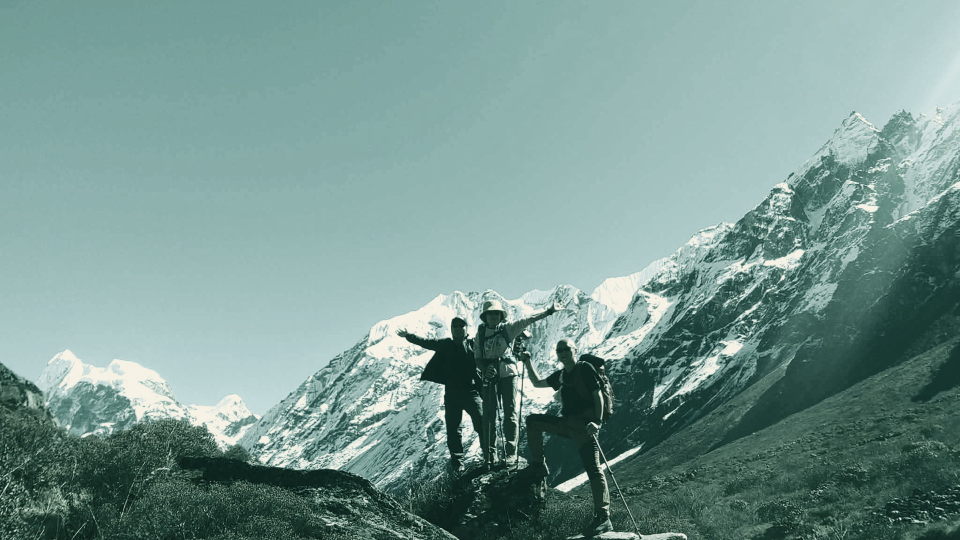
#> input picture marketing/showreel-trek/assets/poster-2k.jpg, 1920 x 1080 px, given in place of together-in-the-mountains.jpg, which was not available (shown at 1/2 size)
$ python prep-photos.py
#> lines starting #> are read from the running program, lines starting #| are printed output that depends on the picture; pictures that were not available may be replaced by others from this repository, and a replacement may not be noted
#!/usr/bin/env python3
"""Grade the site's real trek photos (public/images/trek-memories) into the film palette:
a luminance gradient map forest -> mist -> paper with a little of the original colour kept, so people, flags and peaks stay readable.
Writes assets/*.jpg (the poster also at 4K)."""
import numpy as np, sys
from PIL import Image, ImageFilter
SRC = '/home/user/dremscape-frontend/public/images/trek-memories/'
STOPS = [(0.00, (7, 26, 20)), (0.30, (21, 61, 47)), (0.58, (105, 148, 128)), (0.82, (205, 223, 212)), (1.00, (249, 250, 248))]
WARM = np.array([228, 201, 138], dtype=np.float32)       # the gold, only in the brightest highlights (alpenglow / sun)

def gmap(L):
    xs = [s[0] for s in STOPS]; out = np.zeros(L.shape + (3,), np.float32)
    for c in range(3): out[..., c] = np.interp(L, xs, [s[1][c] for s in STOPS])
    return out

def grade(im, keep=0.22, warm=0.18):
    a = np.asarray(im.convert('RGB'), dtype=np.float32) / 255
    L = 0.2126 * a[..., 0] + 0.7152 * a[..., 1] + 0.0722 * a[..., 2]
    L = np.clip((L - 0.03) / 0.9, 0, 1) ** 0.68
    g = gmap(L)
    gray = (L * 255)[..., None]
    col = gray + (a * 255 - gray) * 0.55                  # original colour, desaturated
    out = g * (1 - keep) + col * keep
    hi = np.clip((L - 0.86) / 0.14, 0, 1)[..., None]        # warm the very brightest pixels
    out = out * (1 - warm * hi) + WARM * (warm * hi)
    return Image.fromarray(np.clip(out, 0, 255).astype(np.uint8))

def cover(im, w, h, fx=0.5, fy=0.5):
    s = max(w / im.width, h / im.height); im = im.resize((round(im.width * s), round(im.height * s)), Image.LANCZOS)
    x = round((im.width - w) * fx); y = round((im.height - h) * fy); return im.crop((x, y, x + w, y + h))

if __name__ == '__main__':
    out = sys.argv[1] if len(sys.argv) > 1 else 'assets/'
    jobs = {                                                    # name: (source, w, h, fx, fy)
        'poster-2k': ('together-in-the-mountains', 1920, 1080, 0.5, 0.62),
        'poster-4k': ('together-in-the-mountains', 3840, 2160, 0.5, 0.62),
        'range':     ('a-pause-on-the-ridge', 1920, 1080, 0.5, 0.55),
        'flags':     ('prayer-flags-and-friends', 1536, 2048, 0.5, 0.5),
        'walkers':   ('ridge-walkers', 1536, 2048, 0.5, 0.5),
        'path':      ('mountain-path', 1536, 2048, 0.5, 0.5),
        'hill':      ('open-hillside-walkers', 1536, 2048, 0.5, 0.5),
        'sun':       ('home-slide-3', 1920, 1080, 0.5, 0.5),
    }
    for k, (n, w, h, fx, fy) in jobs.items():
        im = grade(cover(Image.open(SRC + n + '.jpg'), w, h, fx, fy))
#> in cover, `s = max(w / im.width, h / im.height)`: s = 1
#> in cover, im is the input picture: PIL image 1920x1080 RGB; mean R, G, B 119.2, 150.6, 144.8
#> in grade, `L = 0.2126 * a[..., 0] + 0.7152 * a[..., 1] + 0.0722 * a[..., 2]`:
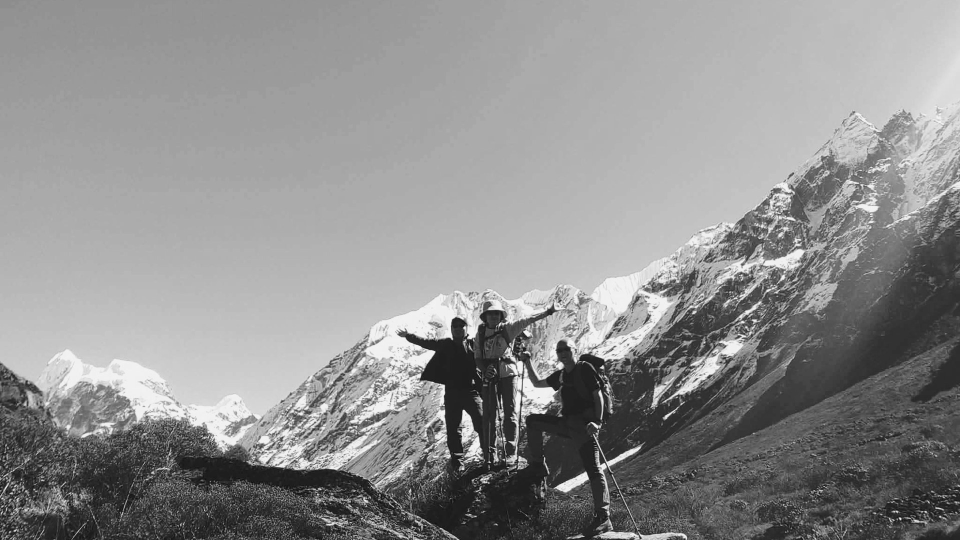
#> L: shape (1080, 1920) float32 (shown at 1/2 size); min 0.0224, max 0.996, mean 0.563
#> in grade, `L = np.clip((L - 0.03) / 0.9, 0, 1) ** 0.68`:
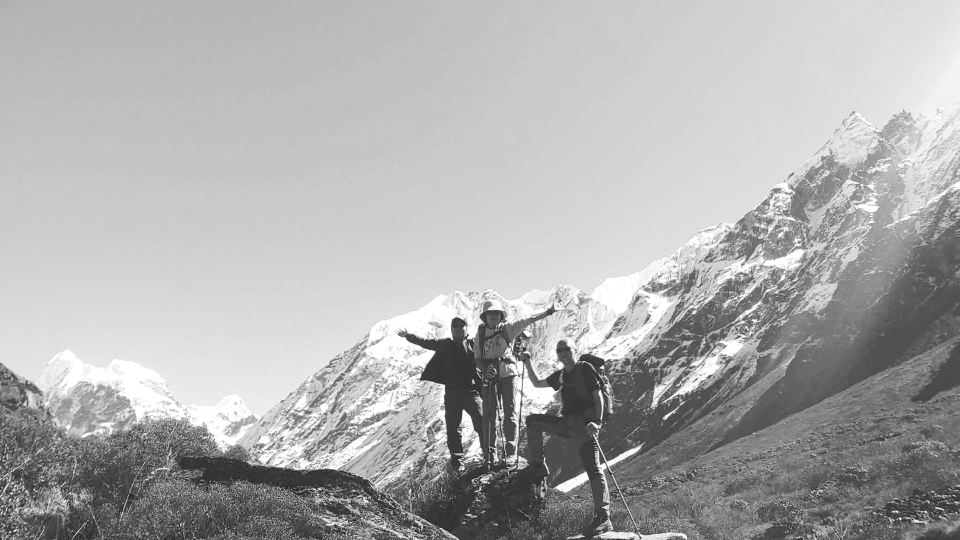
#> L: shape (1080, 1920) float32 (shown at 1/2 size); min 0, max 1, mean 0.683
#> after the loop in gmap, `for c in range(3): out[..., c] = np.interp(L, xs, [s[1][c] for s in ST..`:
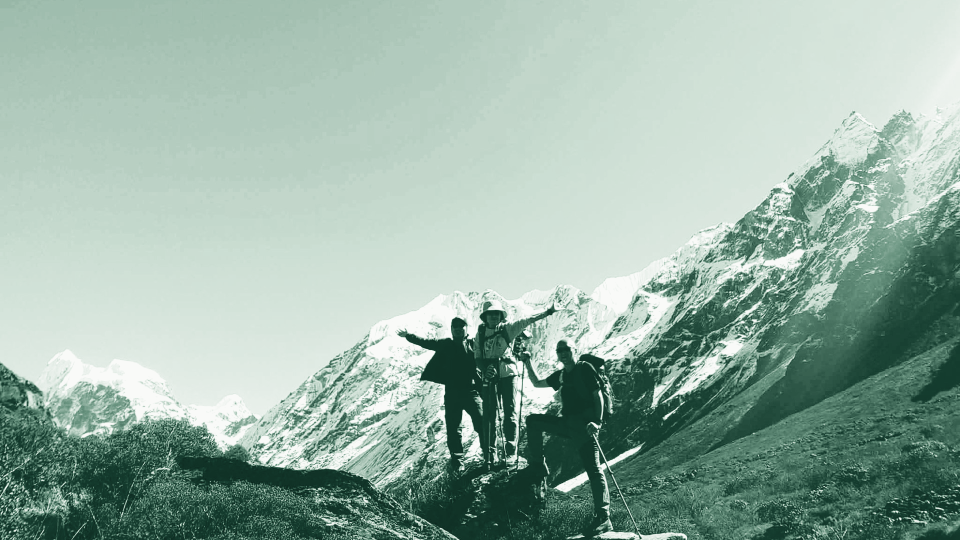
#> out: shape (1080, 1920, 3) float32 (shown at 1/2 size); mean of channels 0, 1, 2 153.4, 178.1, 165.4; drawn as R, G, B
#> in grade, `col = gray + (a * 255 - gray) * 0.55`:
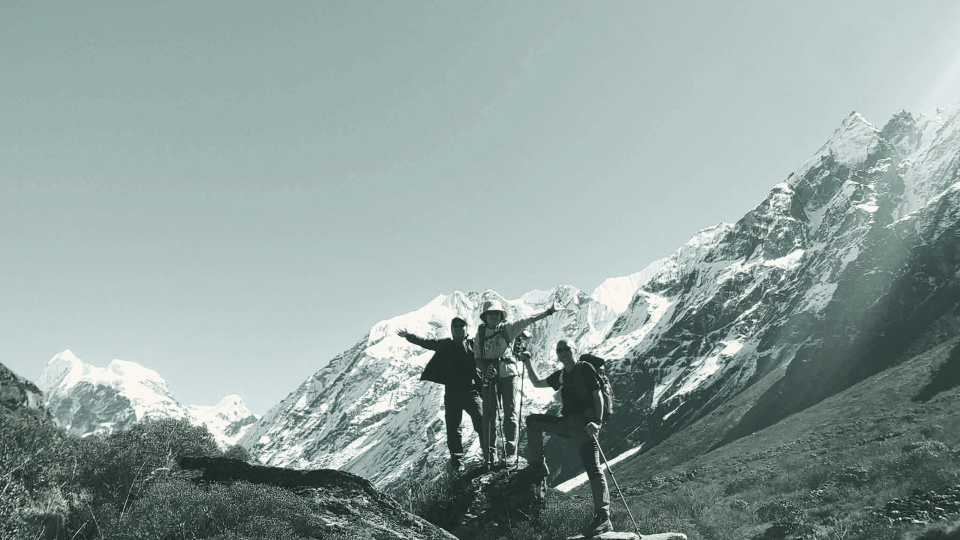
#> col: shape (1080, 1920, 3) float32 (shown at 1/2 size); mean of channels 0, 1, 2 143.9, 161.2, 158.1; drawn as R, G, B
#> in grade, `hi = np.clip((L - 0.86) / 0.14, 0, 1)[..., None]`:
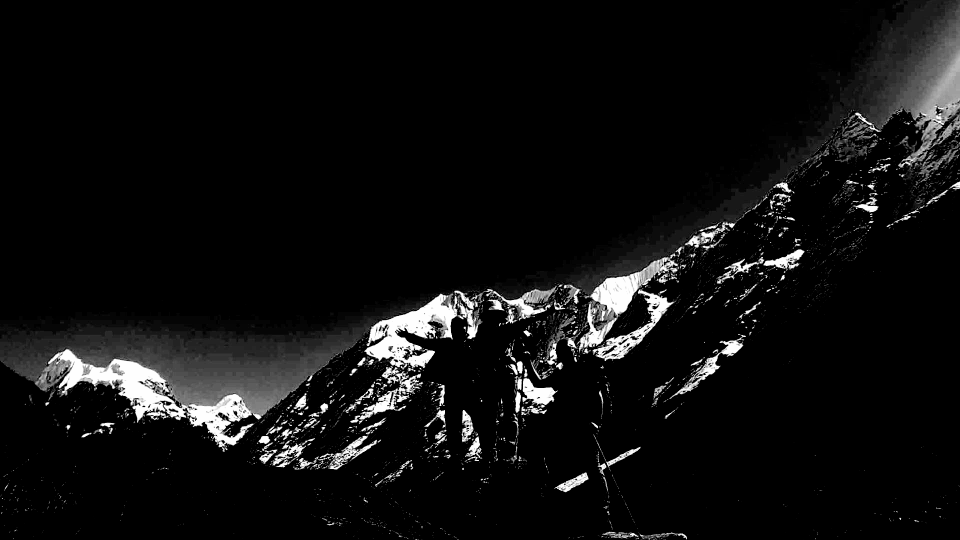
#> hi: shape (1080, 1920, 1) float32 (shown at 1/2 size); min 0, max 1, mean 0.0607
        im.save(f'{out}{k}.jpg', quality=88, optimize=True, subsampling=0); print(k, im.size)
#| poster-2k (1920, 1080)
#> pass 3 of the loop `for k, (n, w, h, fx, fy) in jobs.items():`:
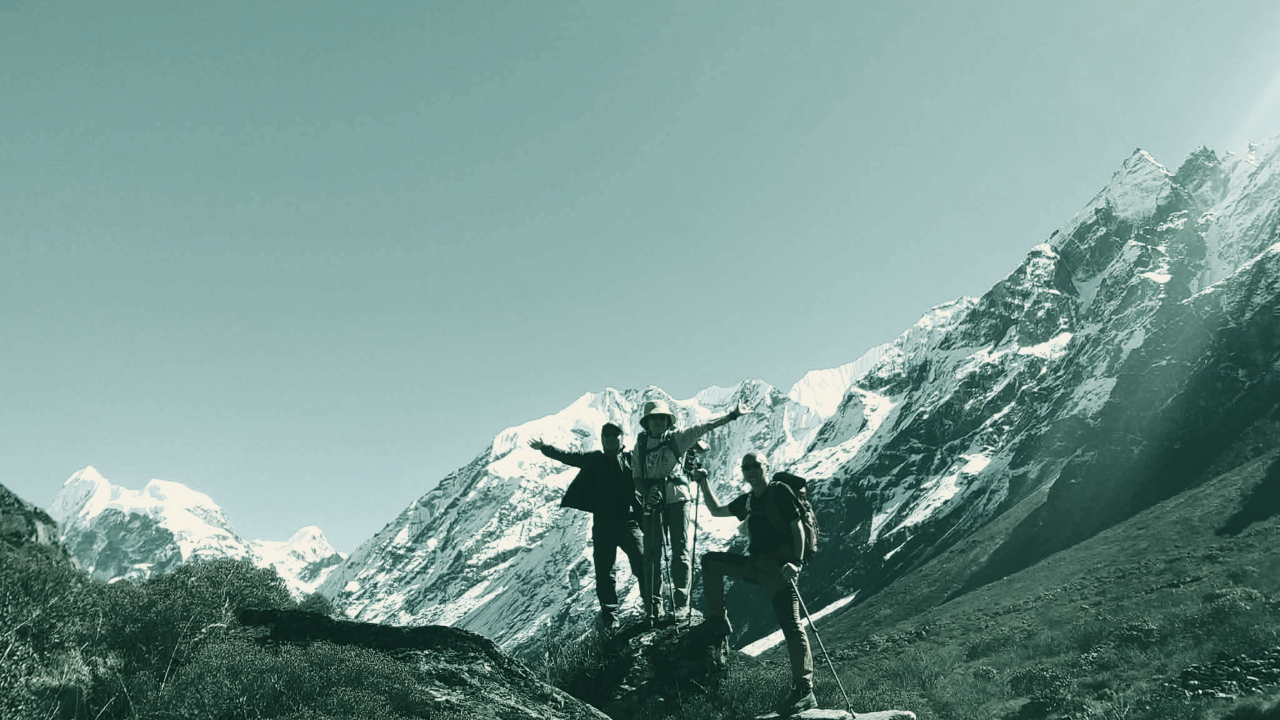
#> input picture marketing/showreel-trek/assets/poster-4k.jpg, 3840 x 2160 px, given in place of a-pause-on-the-ridge.jpg, which was not available (shown at 1/3 size)
#> after the loop in gmap (call 3), `for c in range(3): out[..., c] = np.interp(L, xs, [s[1][c] for s in ST..`:
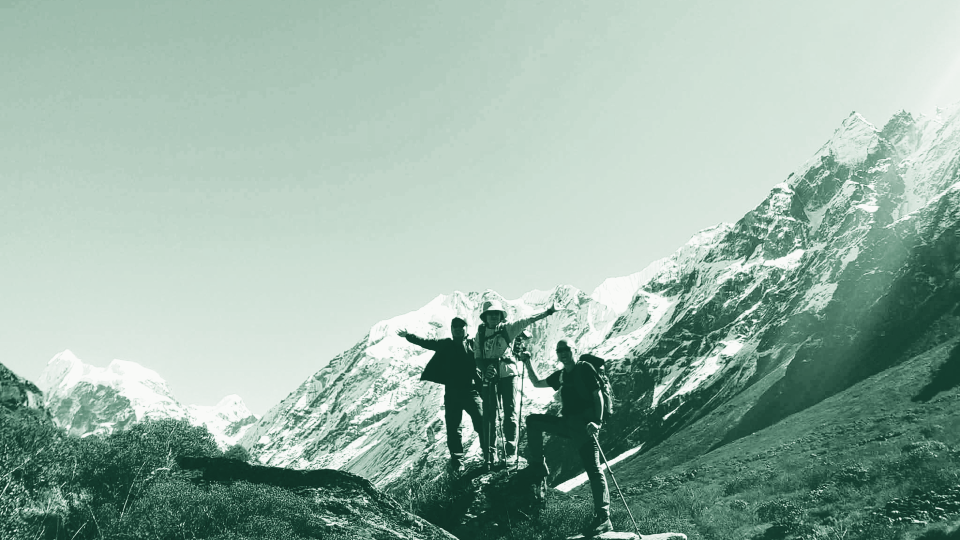
#> out: shape (1080, 1920, 3) float32 (shown at 1/2 size); mean of channels 0, 1, 2 153.4, 178.2, 165.4; drawn as R, G, B
#> in grade (call 3), `hi = np.clip((L - 0.86) / 0.14, 0, 1)[..., None]`:
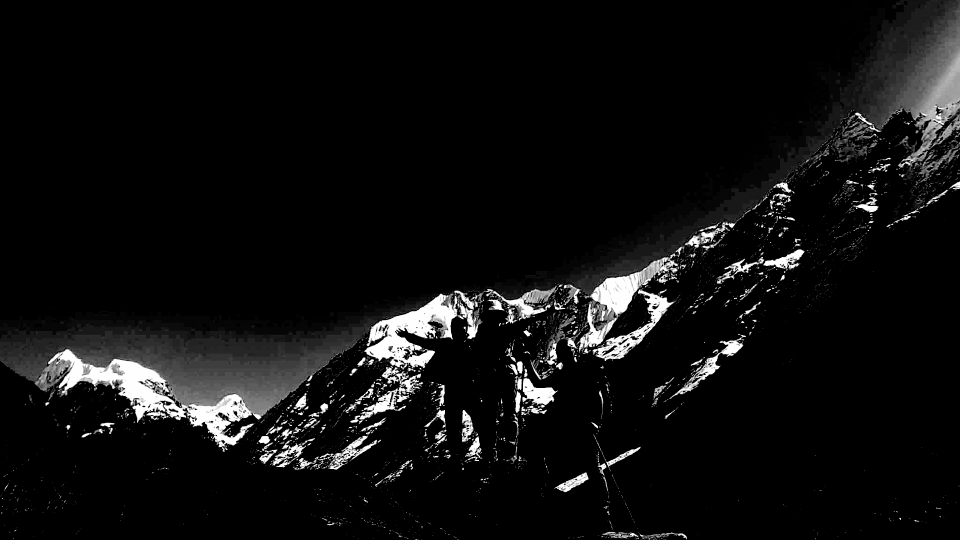
#> hi: shape (1080, 1920, 1) float32 (shown at 1/2 size); min 0, max 1, mean 0.0607
#| range (1920, 1080)
#> (the run stopped early here; a loop or call above may not have finished)
